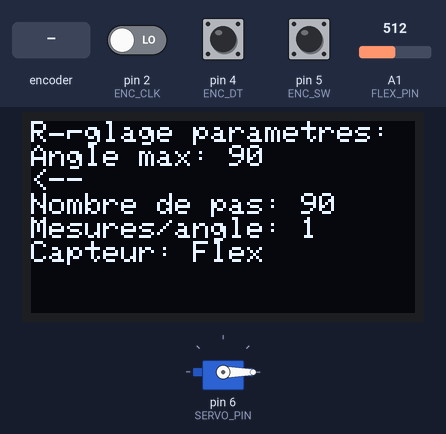
This sketch was run on a simulated Arduino Uno, built with avr-gcc and run on an emulated ATmega328P. Shown: 128×64 one-colour display, servo. Inputs (shaded band) come from the test bench; at power-on: pin 5 (ENC_SW) HIGH, pin 2 (ENC_CLK) LOW, pin 4 (ENC_DT) HIGH, A1 (FLEX_PIN) = 512. What the sketch prints to the serial monitor is not drawn.

Above: at 1.2 s.
1.3 s: rotary encoder on pin 2 (ENC_CLK) / pin 4 (ENC_DT) turned 3 steps (first pin leading)
At 3.0 s:
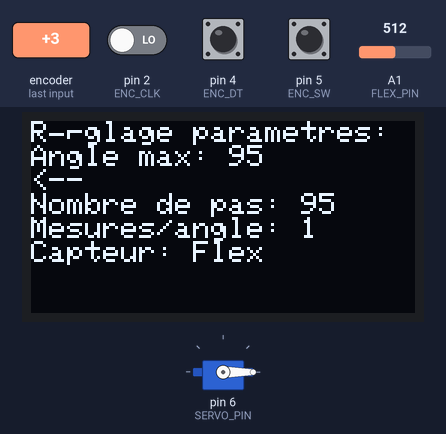
3.4 s: pin 5 (ENC_SW) pulled LOW for 0.15 s
At 4.6 s:
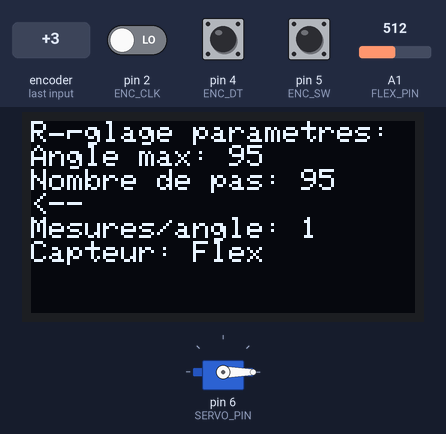
5.0 s: pin 5 (ENC_SW) pulled LOW for 1 s
At 5.9 s:
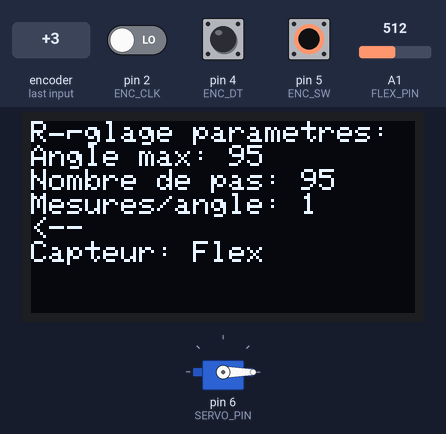
7.5 s: rotary encoder on pin 2 (ENC_CLK) / pin 4 (ENC_DT) turned 1 step (first pin leading)
At 8.5 s:
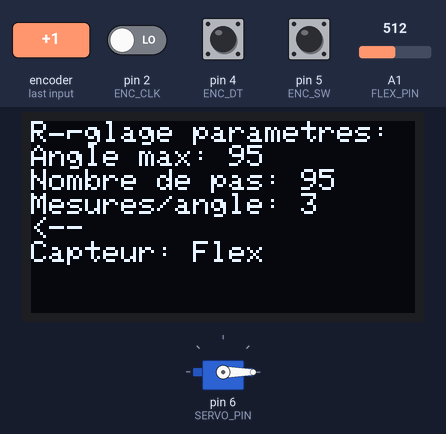
9.2 s: pin 5 (ENC_SW) pulsed LOW 2 times (0.12 s each, 0.3 s apart)
At 9.7 s:
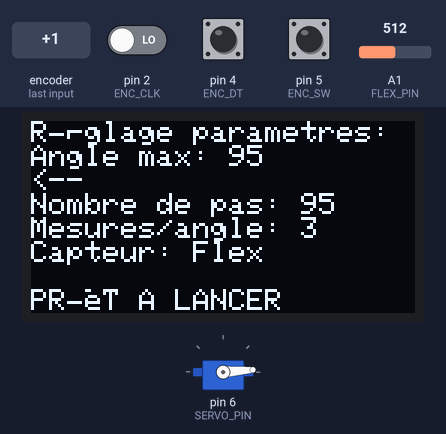
Timing chart, 0 to 12.9 s (numbered marks = the images above; inputs shaded):
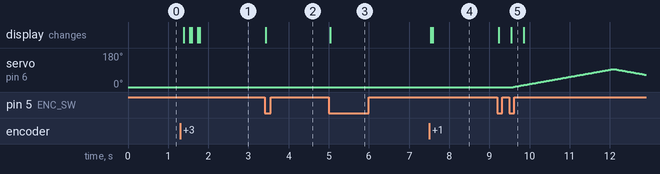

Measured:
- after the input at 1.3 s, the display: first changes after 0.09 s (image 1 shows a later state)
- after the input at 3.4 s, the display: changes at once (image 2)
- after the input at 5.0 s, the display: changes at once (image 3)
- after the input at 7.5 s, the display: first changes at once (image 4 shows a later state)
- after the input at 9.2 s, servo on pin 6 (SERVO_PIN): rises from 0° to 95° in 2.5 s, then falls to 65° in 0.82 s; the display: first changes at once (image 5 shows a later state)

The sketch:

main.ino
```cpp
#include <Wire.h>
#include <Adafruit_SSD1306.h>
#include <Adafruit_GFX.h>
#include <Servo.h>

// --- OLED 128x64 ---
#define SCREEN_WIDTH 128
#define SCREEN_HEIGHT 64
#define OLED_RESET    -1
Adafruit_SSD1306 display(SCREEN_WIDTH, SCREEN_HEIGHT, &Wire, OLED_RESET);

// --- Encodeur ---
const int ENC_CLK = 2;
const int ENC_DT  = 4;
const int ENC_SW  = 5;

// --- Servo ---
Servo myservo;
const int SERVO_PIN = 6;

// --- Capteurs ---
const int FLEX_PIN      = A1;
const int GRAPHITE_PIN  = A0;
const float R_SHUNT     = 10000.0; // Flex 10kΩ
const float GAIN        = 1.0;     // Graphite amplifié

// --- Encodeur variables ---
volatile int encoderPos = 0;
int lastCLK = LOW;
bool lastButtonState = HIGH;
unsigned long lastDebounceTime = 0;
const unsigned long debounceDelay = 50;

// --- Paramètres ---
int angleMax = 90;
int numSteps = 90;
int numMeasures = 1;
int parameterIndex = 0;
bool readyToStart = false;

// --- Menu capteur ---
enum SensorMode { FLEX_ONLY, GRAPHITE_ONLY, BOTH };
SensorMode sensorMode = FLEX_ONLY;

void setup() {
  Serial.begin(115200);

  // OLED
  if(!display.begin(SSD1306_SWITCHCAPVCC, 0x3C)){ while(1); }
  display.clearDisplay();
  display.setTextSize(1);
  display.setTextColor(SSD1306_WHITE);

  // Encodeur
  pinMode(ENC_CLK, INPUT);
  pinMode(ENC_DT, INPUT);
  pinMode(ENC_SW, INPUT_PULLUP);
  lastCLK = digitalRead(ENC_CLK);
  attachInterrupt(digitalPinToInterrupt(ENC_CLK), handleEncoder, CHANGE);

  // Servo
  myservo.attach(SERVO_PIN);
  myservo.write(0);

  displayParameters();
}

void loop() {
  // --- Bouton ---
  bool reading = digitalRead(ENC_SW);
  if(lastButtonState == HIGH && reading == LOW){
    if(millis() - lastDebounceTime > debounceDelay){
      lastDebounceTime = millis();
      parameterIndex++;
      if(parameterIndex > 3){
        readyToStart = true;
        parameterIndex = 0;
      }
      displayParameters();
    }
  }
  lastButtonState = reading;

  // --- Appliquer rotation encodeur ---
  noInterrupts();
  int pos = encoderPos;
  encoderPos = 0;
  interrupts();

  if(pos != 0){
    switch(parameterIndex){
      case 0: // angleMax
        angleMax += pos;
        if(angleMax < 1) angleMax = 1;
        if(angleMax > 180) angleMax = 180;
        numSteps = angleMax;
        break;
      case 1: // nombre de pas
        numSteps += pos;
        if(numSteps < 1) numSteps = 1;
        if(numSteps > 500) numSteps = 500;
        break;
      case 2: // numMeasures
        numMeasures += pos;
        if(numMeasures < 1) numMeasures = 1;
        if(numMeasures > 20) numMeasures = 20;
        break;
      case 3: // choix capteur
        int mode = int(sensorMode) + pos;
        if(mode < 0) mode = 2;
        if(mode > 2) mode = 0;
        sensorMode = SensorMode(mode);
        break;
    }
    displayParameters();
  }

  // --- Lancement cycle ---
  if(readyToStart){
    displayMessage("Cycle démarré...");
    runCycle();
    displayMessage("Cycle terminé");
    readyToStart = false;
    parameterIndex = 0;
    displayParameters();
  }

  delay(5);
}

// --- Interrupt encodeur ---
void handleEncoder(){
  int clkState = digitalRead(ENC_CLK);
  int dtState  = digitalRead(ENC_DT);

  if(clkState != lastCLK){
    if(dtState != clkState) encoderPos++;
    else encoderPos--;
  }
  lastCLK = clkState;
}

// --- Affichage OLED ---
void displayParameters(){
  display.clearDisplay();
  display.setCursor(0,0);
  display.println(F("Réglage parametres:"));

  display.print(F("Angle max: ")); display.println(angleMax);
  if(parameterIndex==0) display.println(F("<--"));

  display.print(F("Nombre de pas: ")); display.println(numSteps);
  if(parameterIndex==1) display.println(F("<--"));

  display.print(F("Mesures/angle: ")); display.println(numMeasures);
  if(parameterIndex==2) display.println(F("<--"));

  display.print(F("Capteur: "));
  switch(sensorMode){
    case FLEX_ONLY: display.println(F("Flex")); break;
    case GRAPHITE_ONLY: display.println(F("Graphite")); break;
    case BOTH: display.println(F("Les deux")); break;
  }
  if(parameterIndex==3) display.println(F("<--"));

  if(readyToStart){
    display.println();
    display.println(F("PRÊT A LANCER"));
  }
  display.display();
}

void displayMessage(String msg){
  display.clearDisplay();
  display.setCursor(0,0);
  display.println(msg);
  display.display();
}

// --- Cycle servo + mesure ---
void runCycle(){
  Serial.println("START"); // signal pour Python

  float angleStep = float(angleMax)/float(numSteps);
  int stepDelay = 25; // ms

  for(int i=0; i<=numSteps; i++){
    int angle = round(i*angleStep);
    myservo.write(angle);
    delay(stepDelay);

    float sumFlex = 0;
    float sumGraphite = 0;

    for(int m=0; m<numMeasures; m++){
      if(sensorMode == FLEX_ONLY || sensorMode == BOTH){
        int adcFlex = analogRead(FLEX_PIN);
        float Rflex = R_SHUNT * (1023.0/float(adcFlex) - 1.0);
        sumFlex += Rflex;
      }
      if(sensorMode == GRAPHITE_ONLY || sensorMode == BOTH){
        int adcGraphite = analogRead(GRAPHITE_PIN);
        float Rgraphite = float(adcGraphite) * GAIN;
        sumGraphite += Rgraphite;
      }
    }

    float avgFlex = (sensorMode == FLEX_ONLY || sensorMode == BOTH) ? sumFlex/float(numMeasures) : 0;
    float avgGraphite = (sensorMode == GRAPHITE_ONLY || sensorMode == BOTH) ? sumGraphite/float(numMeasures) : 0;

    Serial.print("A"); Serial.print(angle);
    if(sensorMode == FLEX_ONLY) Serial.print("\t"), Serial.println(avgFlex);
    else if(sensorMode == GRAPHITE_ONLY) Serial.print("\t"), Serial.println(avgGraphite);
    else Serial.print("\t"), Serial.print(avgFlex), Serial.print("\t"), Serial.println(avgGraphite);
  }

  // --- Retour ---
  for(int i=numSteps; i>=0; i--){
    int angle = round(i*angleStep);
    myservo.write(angle);
    delay(stepDelay);

    float sumFlex = 0;
    float sumGraphite = 0;

    for(int m=0; m<numMeasures; m++){
      if(sensorMode == FLEX_ONLY || sensorMode == BOTH){
        int adcFlex = analogRead(FLEX_PIN);
        float Rflex = R_SHUNT * (1023.0/float(adcFlex) - 1.0);
        sumFlex += Rflex;
      }
      if(sensorMode == GRAPHITE_ONLY || sensorMode == BOTH){
        int adcGraphite = analogRead(GRAPHITE_PIN);
        float Rgraphite = float(adcGraphite) * GAIN;
        sumGraphite += Rgraphite;
      }
    }

    float avgFlex = (sensorMode == FLEX_ONLY || sensorMode == BOTH) ? sumFlex/float(numMeasures) : 0;
    float avgGraphite = (sensorMode == GRAPHITE_ONLY || sensorMode == BOTH) ? sumGraphite/float(numMeasures) : 0;

    Serial.print("R"); Serial.print(angle);
    if(sensorMode == FLEX_ONLY) Serial.print("\t"), Serial.println(avgFlex);
    else if(sensorMode == GRAPHITE_ONLY) Serial.print("\t"), Serial.println(avgGraphite);
    else Serial.print("\t"), Serial.print(avgFlex), Serial.print("\t"), Serial.println(avgGraphite);
  }

  Serial.println("END"); // fin cycle
}
```
